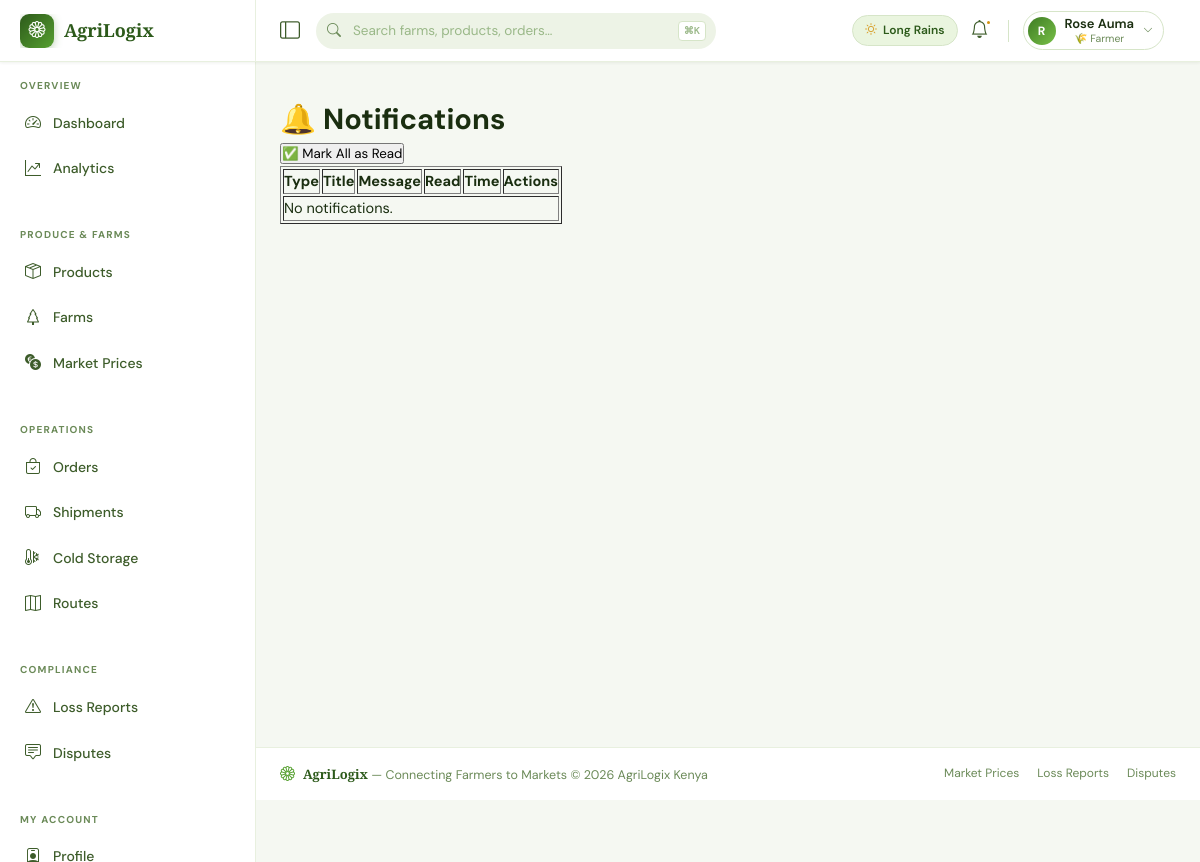
Page /notifications/ (signed in) on the earlier database version.
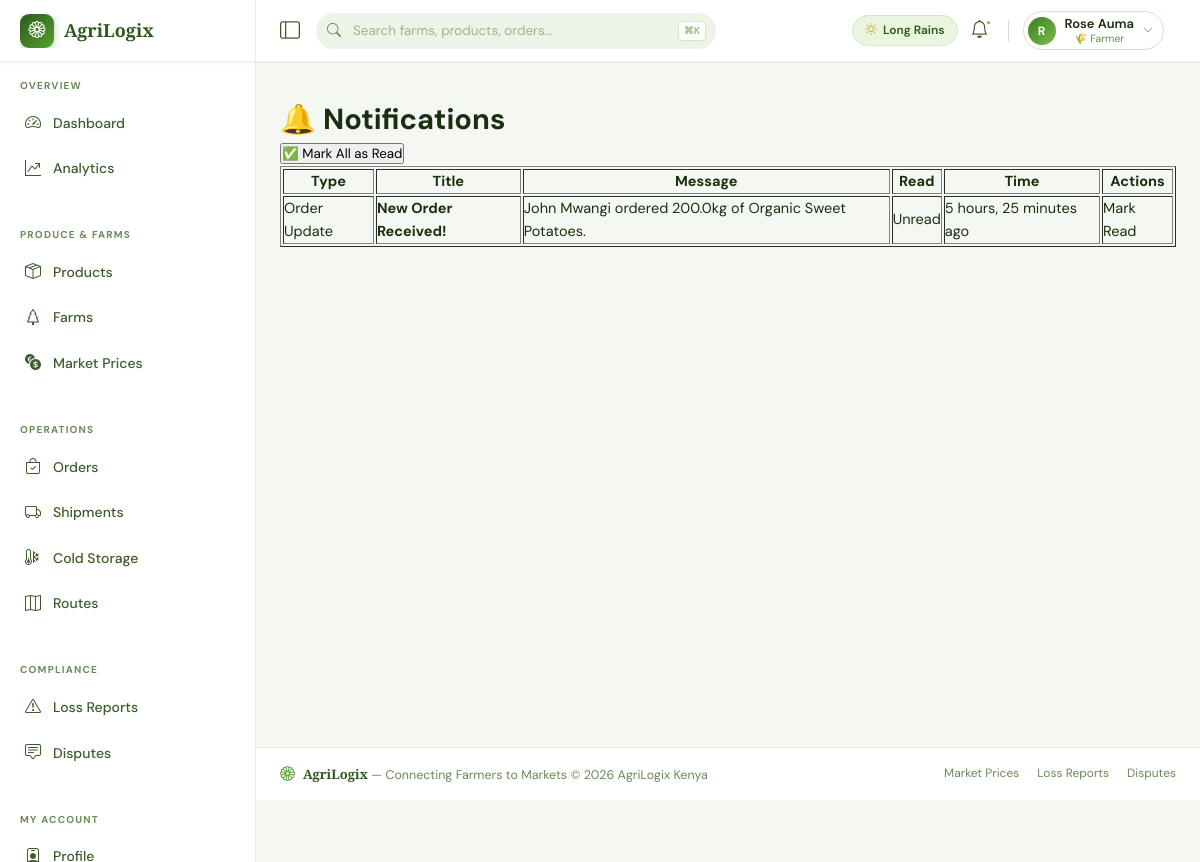
Same page on the later database version.
### web_app/models.py (models this page shows, shortened)
class User(AbstractUser):
    ROLE_CHOICES = [
        ('farmer', '🌾 Farmer'),
        ('buyer', '🏪 Buyer / Market'),
        ('driver', '🚛 Logistics Driver'),
        ('cold_storage', '❄️ Cold Storage Operator'),
        ('admin', '⚙️ Platform Admin'),
    ]
    role = models.CharField(max_length=20, choices=ROLE_CHOICES, default='buyer')
    phone = models.CharField(max_length=20, unique=True, null=True, blank=True)
    profile_photo = models.ImageField(upload_to='profiles/', null=True, blank=True)
    location = models.CharField(max_length=255, blank=True)
    latitude = models.DecimalField(max_digits=9, decimal_places=6, null=True, blank=True)
    longitude = models.DecimalField(max_digits=9, decimal_places=6, null=True, blank=True)
    is_verified = models.BooleanField(default=False)
    rating = models.DecimalField(max_digits=3, decimal_places=2, default=0.00)
    total_transactions = models.PositiveIntegerField(default=0)
    created_at = models.DateTimeField(auto_now_add=True)
    updated_at = models.DateTimeField(auto_now=True)
    class Meta:
        verbose_name = "User"
        verbose_name_plural = "Users"

class Notification(models.Model):
    TYPES = [
        ('order', 'Order Update'),
        ('cold_chain', 'Cold Chain Alert'),
        ('delivery', 'Delivery Update'),
        ('payment', 'Payment'),
        ('system', 'System'),
    ]
    user = models.ForeignKey(User, on_delete=models.CASCADE, related_name='notifications')
    notification_type = models.CharField(max_length=20, choices=TYPES)
    title = models.CharField(max_length=255)
    message = models.TextField()
    is_read = models.BooleanField(default=False)
    created_at = models.DateTimeField(auto_now_add=True)
    class Meta:
        ordering = ['-created_at']

### web_app/views.py (the view)
# urls.py: path('notifications/', views.notification_list_view, name='notification_list'),
@login_required
def notification_list_view(request):
    notifications = Notification.objects.filter(
        user=request.user
    ).order_by('-created_at')
    return render(request, 'notifications/list.html', {'notifications': notifications})

### templates/notifications/list.html (shortened to what this page needs)
{% extends 'base.html' %}
{% block content %}
<h1>🔔 Notifications</h1>
<form method="post" action="{% url 'notification_mark_all_read' %}">
    <button type="submit">✅ Mark All as Read</button>
</form>
<table border="1">
    <thead>
        <tr><th>Type</th><th>Title</th><th>Message</th><th>Read</th><th>Time</th><th>Actions</th></tr>
    </thead>
    <tbody>
        {% for n in notifications %}
        <tr>
            <td>{{ n.get_notification_type_display }}</td>
            <td><strong>{{ n.title }}</strong></td>
            <td>{{ n.message|truncatewords:15 }}</td>
            <td>{{ n.is_read|yesno:"Read,Unread" }}</td>
            <td>{{ n.created_at|timesince }} ago</td>
            <td>
                {% if not n.is_read %}
                    <a href="{% url 'notification_mark_read' n.pk %}">Mark Read</a>
                {% endif %}
            </td>
        </tr>
        {% empty %}
        <tr><td colspan="6">No notifications.</td></tr>
        {% endfor %}
    </tbody>
</table>
{% endblock %}

### templates/base.html (shortened to what this page needs)
<!DOCTYPE html>
<html lang="en">
<head>
    <link href="https://cdn.jsdelivr.net/npm/bootstrap-icons@1.11.3/font/bootstrap-icons.min.css" rel="stylesheet">
</head>
<body>
<nav id="topnav" role="banner">
    <div class="nav-brand-zone">
        <a href="{% url 'dashboard' %}" style="display:flex;align-items:center;gap:10px;overflow:hidden;">
            <div class="brand-logo"><i class="bi bi-flower1"></i></div>
            <span class="brand-text">AgriLogix</span>
        </a>
    </div>
    <div class="nav-controls">
        <button class="sidebar-toggle-btn" id="sidebarToggle" aria-label="Toggle sidebar" title="Toggle navigation">
            <i class="bi bi-layout-sidebar"></i>
        </button>
        <div class="nav-search" role="search">
            <input type="text" id="globalSearch" placeholder="Search farms, products, orders…" autocomplete="off" aria-label="Global search">
            <span class="search-kbd">⌘K</span>
        </div>
        <div class="nav-right">
            {% if user.is_authenticated %}
            <div class="season-chip">
                <i class="bi bi-sun" style="color:var(--amber-400);"></i> Long Rains
            </div>
            <a href="{% url 'notification_list' %}" class="nav-icon-btn" aria-label="Notifications">
                <i class="bi bi-bell"></i>
                {% if unread_count %}
                    <span class="notif-count">{{ unread_count }}</span>
                {% else %}
                    <span class="notif-pip"></span>
                {% endif %}
            </a>
            <div class="profile-dropdown">
                <button class="profile-btn" id="profileToggle" aria-haspopup="true" aria-expanded="false">
                    <div class="p-avatar">{{ user.get_full_name|default:user.username|first|upper }}</div>
                    <div class="p-info">
                        <span class="p-name">{{ user.get_full_name|default:user.username }}</span>
                        <span class="p-role">{{ user.get_role_display }}</span>
                    </div>
                    <i class="bi bi-chevron-down p-chevron"></i>
                </button>
            </div>
            {% else %}
            <div class="auth-links">
                <a href="{% url 'login' %}" class="btn-ghost">Sign In</a>
                <a href="{% url 'register' %}" class="btn-solid">Get Started</a>
            </div>
            {% endif %}
        </div>
    </div>
</nav>
<div id="layout">
    <aside id="sidebar" role="navigation" aria-label="Main navigation">
        <div class="sidebar-inner">
            <span class="sb-section-label">Overview</span>
            <a href="{% url 'dashboard' %}" class="sidebar-link"><i class="bi bi-speedometer2"></i> Dashboard</a>
            <a href="{% url 'analytics_dashboard' %}" class="sidebar-link"><i class="bi bi-graph-up-arrow"></i> Analytics</a>
            <span class="sb-section-label">Produce &amp; Farms</span>
            <a href="{% url 'product_list' %}" class="sidebar-link"><i class="bi bi-box-seam"></i> Products</a>
            <a href="{% url 'farm_list' %}" class="sidebar-link"><i class="bi bi-tree"></i> Farms</a>
            <a href="{% url 'market_prices' %}" class="sidebar-link"><i class="bi bi-currency-exchange"></i> Market Prices</a>
            <span class="sb-section-label">Operations</span>
            <a href="{% url 'order_list' %}" class="sidebar-link"><i class="bi bi-bag-check"></i> Orders</a>
            <a href="{% url 'shipment_list' %}" class="sidebar-link"><i class="bi bi-truck"></i> Shipments</a>
            <a href="{% url 'cold_storage_list' %}" class="sidebar-link"><i class="bi bi-thermometer-snow"></i> Cold Storage</a>
            <a href="{% url 'route_list' %}" class="sidebar-link"><i class="bi bi-map"></i> Routes</a>
            <span class="sb-section-label">Compliance</span>
            <a href="{% url 'loss_report_list' %}" class="sidebar-link"><i class="bi bi-exclamation-triangle"></i> Loss Reports</a>
            <a href="{% url 'dispute_list' %}" class="sidebar-link"><i class="bi bi-chat-square-text"></i> Disputes</a>
            {% if user.is_authenticated %}
            <span class="sb-section-label">My Account</span>
            <a href="{% url 'profile' %}" class="sidebar-link"><i class="bi bi-person-badge"></i> Profile</a>
            {% endif %}
        </div>
    </aside>
    <div id="page-content">
        <div id="breadcrumb-wrap">{% block breadcrumb %}{% endblock %}</div>
        <main id="main-content">
            {% block content %}{% endblock %}
        </main>
        <footer id="footer">
            <div class="footer-brand">
                <i class="bi bi-flower1" style="color:var(--green-400);font-size:15px;"></i>
                <span><strong>AgriLogix</strong> — Connecting Farmers to Markets &copy; {% now "Y" %} AgriLogix Kenya</span>
            </div>
            <nav class="footer-links" aria-label="Footer links">
                <a href="{% url 'market_prices' %}">Market Prices</a>
                <a href="{% url 'loss_report_list' %}">Loss Reports</a>
                <a href="{% url 'dispute_list' %}">Disputes</a>
            </nav>
        </footer>
    </div>
</div>
</body>
</html>

Differences in the rows shown:
added Notification: notification_type "Order Update", title "New Order Received!", message "John Mwangi ordered 200.0kg of Organic Sweet Potatoes.", is_read "Unread", created_at "5 hours, 25 minutes", shows "Mark Read"
Other differences:
text no longer shown: "No notifications."
